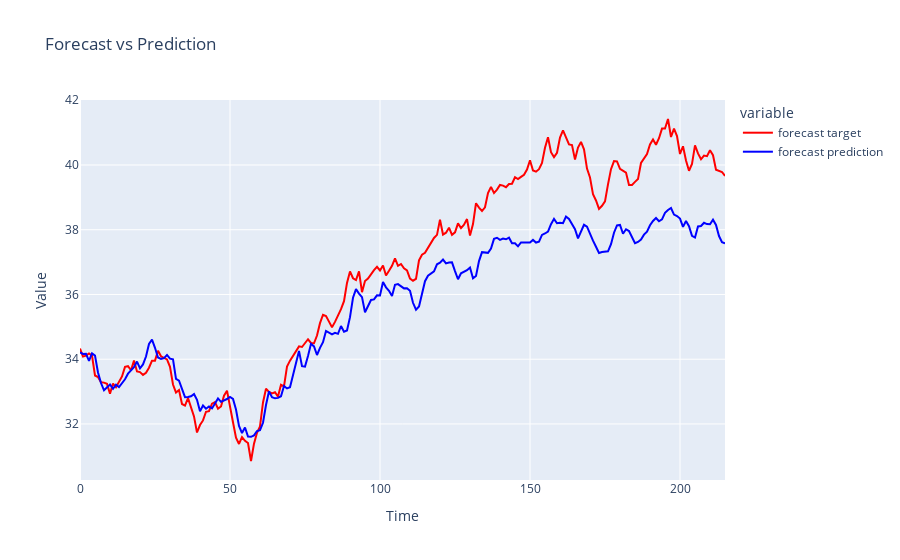

Write notebook code for a chart like this one.
### Code cell
import plotly.express as px

df_ = pd.DataFrame({
    'index': np.arange(len(validation_target_)),
    'forecast target': validation_target_.flatten(),
    'forecast prediction': validation_predictions_.flatten()
})

# Crear un gráfico de líneas con Plotly Express
fig = px.line(df_, x='index', y=['forecast target', 'forecast prediction'], 
              labels={'value': 'Value', 'index': 'Time'}, 
              title='Forecast vs Prediction',
              color_discrete_map={'forecast target': 'red', 'forecast prediction': 'blue'})

# Mostrar el gráfico
fig.show()

### Figure 1 — Plotly figure (JSON) as saved in the notebook; plotly's stock layout.template omitted (floating-point values rounded to 4 significant figures; data arrays with more than 128 entries replaced by an {"elided": "..."} marker saying what was removed)
{"data": [{"hovertemplate": "variable=forecast target<br>Time=%{x}<br>Value=%{y}<extra></extra>", "legendgroup": "forecast target", "line": {"color": "red", "dash": "solid"}, "marker": {"symbol": "circle"}, "mode": "lines", "name": "forecast target", "orientation": "v", "showlegend": true, "type": "scatter", "x": {"elided": "216 int values"}, "xaxis": "x", "y": {"elided": "216 float values"}, "yaxis": "y"}, {"hovertemplate": "variable=forecast prediction<br>Time=%{x}<br>Value=%{y}<extra></extra>", "legendgroup": "forecast prediction", "line": {"color": "blue", "dash": "solid"}, "marker": {"symbol": "circle"}, "mode": "lines", "name": "forecast prediction", "orientation": "v", "showlegend": true, "type": "scatter", "x": {"elided": "216 int values"}, "xaxis": "x", "y": {"elided": "216 float values"}, "yaxis": "y"}], "layout": {"legend": {"title": {"text": "variable"}, "tracegroupgap": 0}, "title": {"text": "Forecast vs Prediction"}, "xaxis": {"anchor": "y", "domain": [0, 1], "title": {"text": "Time"}}, "yaxis": {"anchor": "x", "domain": [0, 1], "title": {"text": "Value"}}}}
